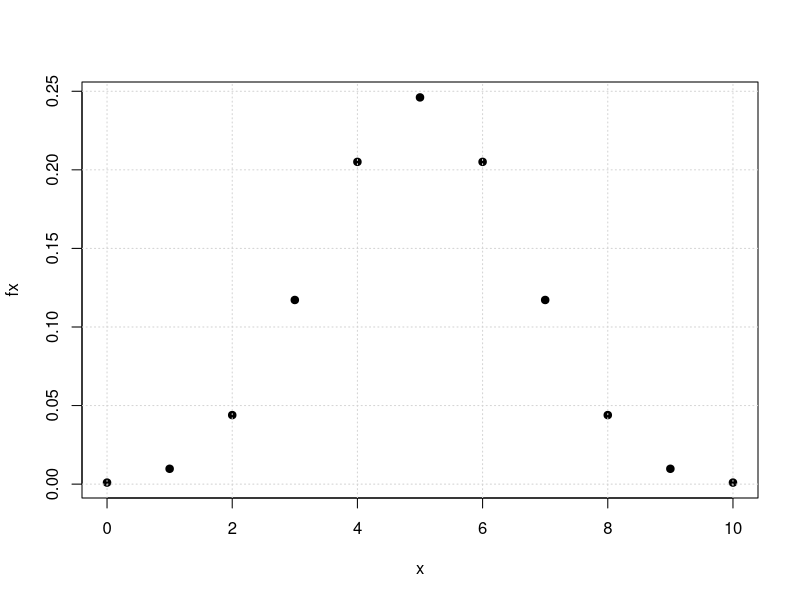
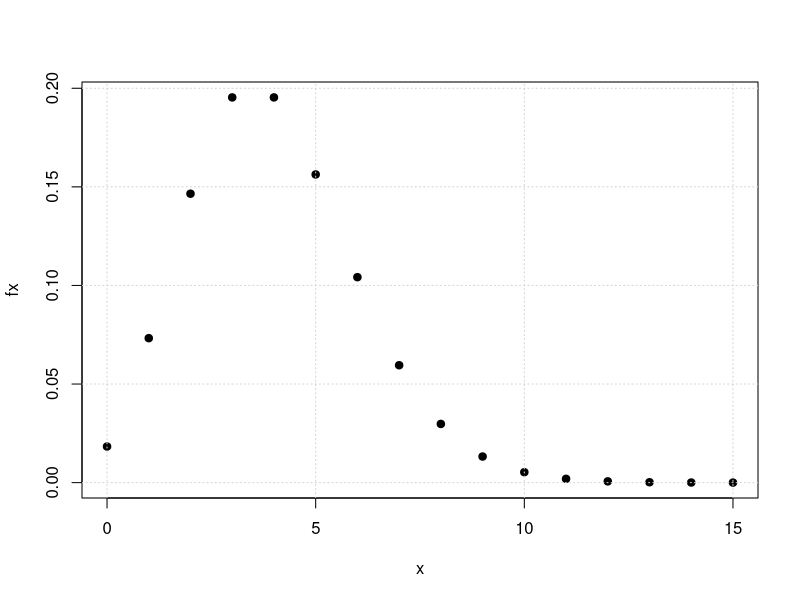

These charts were generated, in order, by the following R code:
## ---- chunk 1
# Distribución binomial
# X : número de  éxitos en n ensayos
# f(x)        dbinom(x, size, prob)
# F(x)        pbinom(q, size, prob, lower.tail = TRUE)
# Percentil   qbinom(p, size, prob, lower.tail = TRUE)
# aleatorio   rbinom(n, size, prob)

cat("P(X=5)=",dbinom(5,10,0.50), "    ")
cat("P(X<=2)=",pbinom(2,10,0.50), "    ")
cat("P(3<=X<5)=",dbinom(3,10,0.50)+dbinom(4,10,0.5),"  ")
cat("P(X>=8)=",pbinom(7,10,0.50, lower.tail = FALSE))

x=0:10
fx=dbinom(x,10,0.50)
plot(x,fx, pch=19)
grid()

## ---- chunk 2
# Distribución Poisson
# X :  número de  eventos que ocurren por unidad de tiempo, longitud, superficie o volumen
# f(x)       dpois(x, lambda)
# F(x) =P(X<=x) ppois(q, lambda, lower.tail = TRUE)
# Percentil  qpois(p, lambda, lower.tail = TRUE)
# aleatorio  rpois(n, lambda)

cat("(a) P(X = 0)",dpois(0,4),"  ")
cat("(b) P(X = 4)",dpois(4,4),"  ")
cat("(c) P(X=>2)=",ppois(1,4,lower.tail = FALSE),"  ")
cat("(d) P(X<=2)=",ppois(2,4))

x=0:15
fx=dpois(x,4)
plot(x,fx, pch=19)
grid()

## ---- chunk 3
# Distribución geometrica
# X : numero del ensayo donde ocurre el primer exito
# en R x representa el numero de fracasos antes de obtener el primer exito
# f(x)       dgeom(x, prob)
# F(x)       pgeom(q, prob, lower.tail = TRUE)
# Percentil  qgeom(p, prob, lower.tail = TRUE)
# aleatorio  rgeom(n, prob)

cat("(a) P(X=1)=",dgeom(0,0.05), "   ")


## ---- chunk 4
# Distribución hipergeometrica
# X : número de éxitos encontrados en una muestra de tamaño n (sin orden, sin repetición), 
#     extraída de una urna que contiene N elementos de los cuales K son éxitos
# f(x)       dhyper(x, m, n, k)
# F(x)       phyper(q, m, n, k, lower.tail = TRUE)
# Percentil  qhyper(p, m, n, k, lower.tail = TRUE)
# aleatorio  rhyper(nn, m, n, k)

dhyper(1,20,80,4)

## ---- chunk 5
# Distribución binomial negativa
# X : número del evento donde ocurre el r-esimo éxito
# f(x)        dnbinom(x, size, prob)
# F(x)        pnbinom(q, size, prob, lower.tail = TRUE)
# Percentil   qnbinom(p, size, prob, lower.tail = TRUE)
# aleatorio   rnbinom(n, size, prob)


## ---- chunk 6
# X: numero de llantas con imperfecciones
cat("(a) P(X=0)=", dbinom(0,4,0.05),"  ")
cat("(b) P(X=1)=", dbinom(1,4,0.05), "   ")
cat("(c) P(X=>1)=", 1-dbinom(0,4,0.05),"  ")
cat("(d) P(X =>1)=",pbinom(0,4,0.05, lower.tail = FALSE)) 
## ---- chunk 7
cat("P(X=5",dpois(5,8), "  ")
cat("P(X<=3)=",ppois(3,8), "  ")
dpois(2,8*2)

## ---- chunk 8

## ---- chunk 9
dgeom(15,0.03)
## ---- chunk 10

## ---- chunk 11

## ---- chunk 12
# P(X=8)
dpois(8,1*5)
dpois(0,1)
ppois(1,1)
## ---- chunk 13

